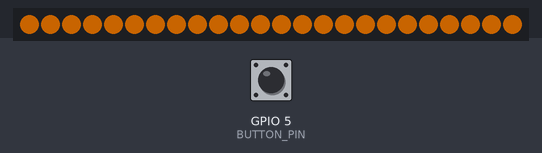
Recording of a sketch running on a simulated ESP8266 (NodeMCU). Shown: 24 RGB LEDs in strip order, left to right. Inputs (shaded band) come from the test bench; at power-on: GPIO 5 (BUTTON_PIN) LOW. Dim RGB values are drawn brighter than linear; WiFi joins after 1.5 s; servers stay silent unless stated; uploads are accepted with an empty reply; what the sketch prints to the serial monitor is not drawn.

Above: at 5.1 s.
At 7.2 s:
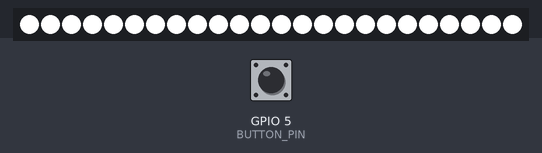
8.9 s: GPIO 5 (BUTTON_PIN) pulled HIGH for 1 s
At 11.1 s:
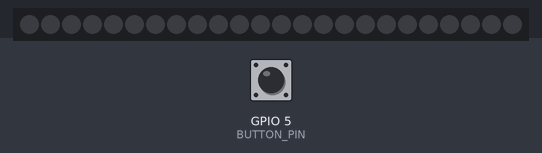
11.4 s: GPIO 5 (BUTTON_PIN) pulled HIGH for 3.2 s
Timing chart, 0 to 14.4 s (numbered marks = the images above; inputs shaded):
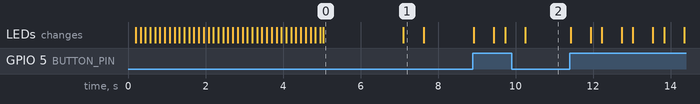

Measured:
- what the display in image 0 shows lasts 2.1 s, from 5.0 s to 7.1 s
- what the display in image 1 shows lasts 0.5 s, from 7.1 s to 7.6 s

The sketch:

RemoteFriendshipLamp.ino
```cpp
/**
   Remote Friendship Lamp
   23.11.2020
   Last update:
      - 31.12.2020
      - using board id as identifier (so each lamp can run with the exact same code)
      - using WiFiManager library for accessing unknown wifis (so each lamp can run w... you get it)
   Jürgen Krauß
   @MirUnauffaellig
*/
#include <Arduino.h>
#include <Adafruit_NeoPixel.h>
#ifdef __AVR__
  #include <avr/power.h>
#endif
#include <ESP8266WiFi.h>
#include <WiFiClientSecureBearSSL.h>
#include <ESP8266HTTPClient.h>
#include <math.h>
#include <DNSServer.h>
#include <ESP8266WebServer.h>
#include <WiFiManager.h>

#define LAMP_PIN   4
#define BUTTON_PIN 5
#define NUMPIXELS 24 // Number of leds on the Neopixel ring

String target_url = "https://WEBSERVICE_URL/lamp/api_v2.php?key=AUTH_KEY&identifier=";
String lamp_id ="";

int interval = 60000; // This is the 1-minute interval in which the lamps connect to the webservice
int since_start = 0;
int current_loop_time = 0;
int LEDr = 0;
int LEDg = 0;
int LEDb = 0;

Adafruit_NeoPixel pixels(NUMPIXELS, LAMP_PIN, NEO_GRB + NEO_KHZ800);
WiFiManager wifiManager;

void setup() {
  Serial.begin(9600);
  Serial.print("\n");
  Serial.print("\n");
  Serial.print(" ESP8266 Chip id = lamp-id = ");
  Serial.print(String(ESP.getChipId()));
  lamp_id = String(ESP.getChipId());
  target_url = target_url + lamp_id;
  Serial.print("\nUsing: ");
  Serial.print(target_url + "\n");

  #if defined(__AVR_ATtiny85__) && (F_CPU == 16000000)  // Not really sure if this is needed ...
    clock_prescale_set(clock_div_1);
  #endif

  pixels.begin();
  pixels.clear();
  pinMode(BUTTON_PIN, INPUT);

  //WiFi.disconnect();   //Uncomment to delete old/saved WiFi credentials

  doAnimation("setup");
  delay(500);
  wifiManager.autoConnect(("setup-lamp-" + lamp_id).c_str()); // Tries to connect to a known wifi –
                                                               // if this failed, it opens up an access
                                                               // point with a captive portal asking for
                                                               // wifi credentials
  doAnimation("ack");
  doAnimation("off");
}

void loop() {
   if (digitalRead(BUTTON_PIN) == 1) { // If the button is pressed, user feedback is given and a
                                        // change of the lamps' state is requested via the webservice
    Serial.println("Button pressed!");
    doAnimation("ack");
    myHttpRequest("&mode=set-status");
   }

  if (current_loop_time == 0 || current_loop_time > interval) { // Do this only AFTER EACH INTERVAL (= 60s)
    Serial.printf("Program runs since: ");
    Serial.print(millis());
    Serial.print("\n");
    Serial.printf("Current loop time: ");
    Serial.print(current_loop_time);
    Serial.printf("\n");
    since_start = millis();
    current_loop_time = 0;

    /* Getting the status of THIS lamp */
    /* ------------------------------------------------------ */
    myHttpRequest("&mode=get-status");
    /* ------------------------------------------------------ */
  }

  current_loop_time = millis() - since_start;
  delay(10); // I guess this is not really needed but it doesn't make much sense to
             // continously loop through everything millisecond after millisecond
}

// Function for a smooth color change (led after led)
void changeColor(uint32_t targetColor, int animationSpeed) {
  int delayStep = round(animationSpeed / NUMPIXELS);
  for (int i = 0; i < NUMPIXELS; i++) {
       pixels.setPixelColor(i, targetColor);
       pixels.show();
       if (delayStep > 0) {
        delay(delayStep);
       }
  }
}

// Function to split a string into an array
String getValue(String data, char separator, int index)
{
  int found = 0;
  int strIndex[] = {0, -1};
  int maxIndex = data.length()-1;

  for(int i=0; i<=maxIndex && found<=index; i++){
    if(data.charAt(i)==separator || i==maxIndex){
        found++;
        strIndex[0] = strIndex[1]+1;
        strIndex[1] = (i == maxIndex) ? i+1 : i;
    }
  }
  return found>index ? data.substring(strIndex[0], strIndex[1]) : "0";
}

// Functions for different kinds of animations
void doAnimation(String which) {
  if (which == "setup") {
    Serial.print("Setting up ... 5");
    changeColor(pixels.Color(100,50,0), 1000);
    Serial.print("... 4");
    changeColor(pixels.Color(80,30,0), 1000);
    Serial.print("... 3");
    changeColor(pixels.Color(100,50,0), 1000);
    Serial.print("... 2");
    changeColor(pixels.Color(80,30,0), 1000);
    Serial.print("... 1\n");
    changeColor(pixels.Color(100,50,0), 1000);
  }

  if (which == "error") {
    for (int i = 0; i < 5; i++) {
      Serial.println("ERROR");
      changeColor(pixels.Color(255,0,0), 0);
      delay(500);
      changeColor(pixels.Color(LEDr,LEDg,LEDb), 0);
      delay(500);
    }
  }

  if (which == "warning") {
    for (int i = 0; i < 3; i++) {
      Serial.println("WARNING");
      changeColor(pixels.Color(100,50,0), 1000);
      delay(500);
      changeColor(pixels.Color(LEDr,LEDg,LEDb), 0);
      delay(500);
    }
  }

  if (which == "ack" || which == "ack_off") {
    changeColor(pixels.Color(255,255,255), 0);
    delay(500);
    if (which == "ack_off") {
       LEDr = 0;
       LEDg = 0;
       LEDb = 0;
     }
    changeColor(pixels.Color(LEDr,LEDg,LEDb), 0);
  }
}

// Function to connect to the webservice, either for getting or for setting the lamp color
// using a simple HTTPS web request – but this could be easily changed to support i. e. web
// sockets or something completely different
void myHttpRequest(String statusMode) {
      std::unique_ptr<BearSSL::WiFiClientSecure>client(new BearSSL::WiFiClientSecure);
      client->setInsecure();
      HTTPClient https;
      Serial.print("[HTTPS] begin...\n");
      if (https.begin(*client, target_url + statusMode)) {
        Serial.print("[HTTPS] GET...");
        Serial.print(target_url + "&mode=get-status");
        Serial.print("\n");

        // start connection and send HTTP header
        int httpCode = https.GET();

        // httpCode will be negative on error
        if (httpCode > 0) {
          // HTTP header has been send and Server response header has been handled
          Serial.printf("[HTTPS] GET... code: %d\n", httpCode);

          // file found at server
          if (httpCode == HTTP_CODE_OK || httpCode == HTTP_CODE_MOVED_PERMANENTLY) {
            String payload = https.getString();
            Serial.println(payload);
            if (payload != "") {
                LEDr = getValue(payload, ',', 0).toInt();
                LEDg = getValue(payload, ',', 1).toInt();
                LEDb = getValue(payload, ',', 2).toInt();
                Serial.print("R: ");
                Serial.print(LEDr);
                Serial.print(" G: ");
                Serial.print(LEDg);
                Serial.print(" B: ");
                Serial.print(LEDb);
                Serial.print("\n");
                changeColor(pixels.Color(LEDr, LEDg, LEDb), 1000);
              } else {
                doAnimation("off");
              }
            } else {
              Serial.printf("[GET] Request... failed, error: %s\n", https.errorToString(httpCode).c_str());
              doAnimation("error");
            }

        } else {
          Serial.println("[GET] Request... failed, HTTP returned zero");
          doAnimation("error");
        }

        https.end();
      } else {
        Serial.printf("[HTTPS.begin] Unable to connect\n");
        doAnimation("error");
      }
}
```
